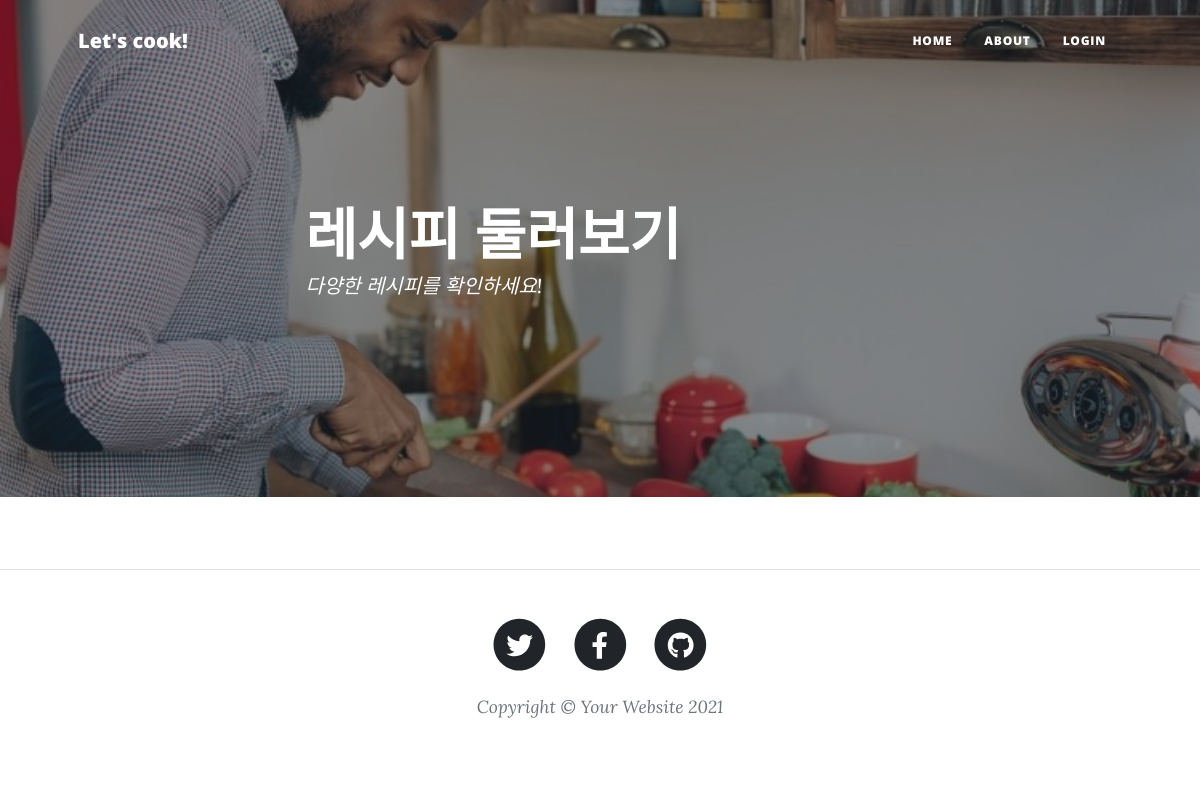
/recipe/, run on an earlier commit of the app's database.
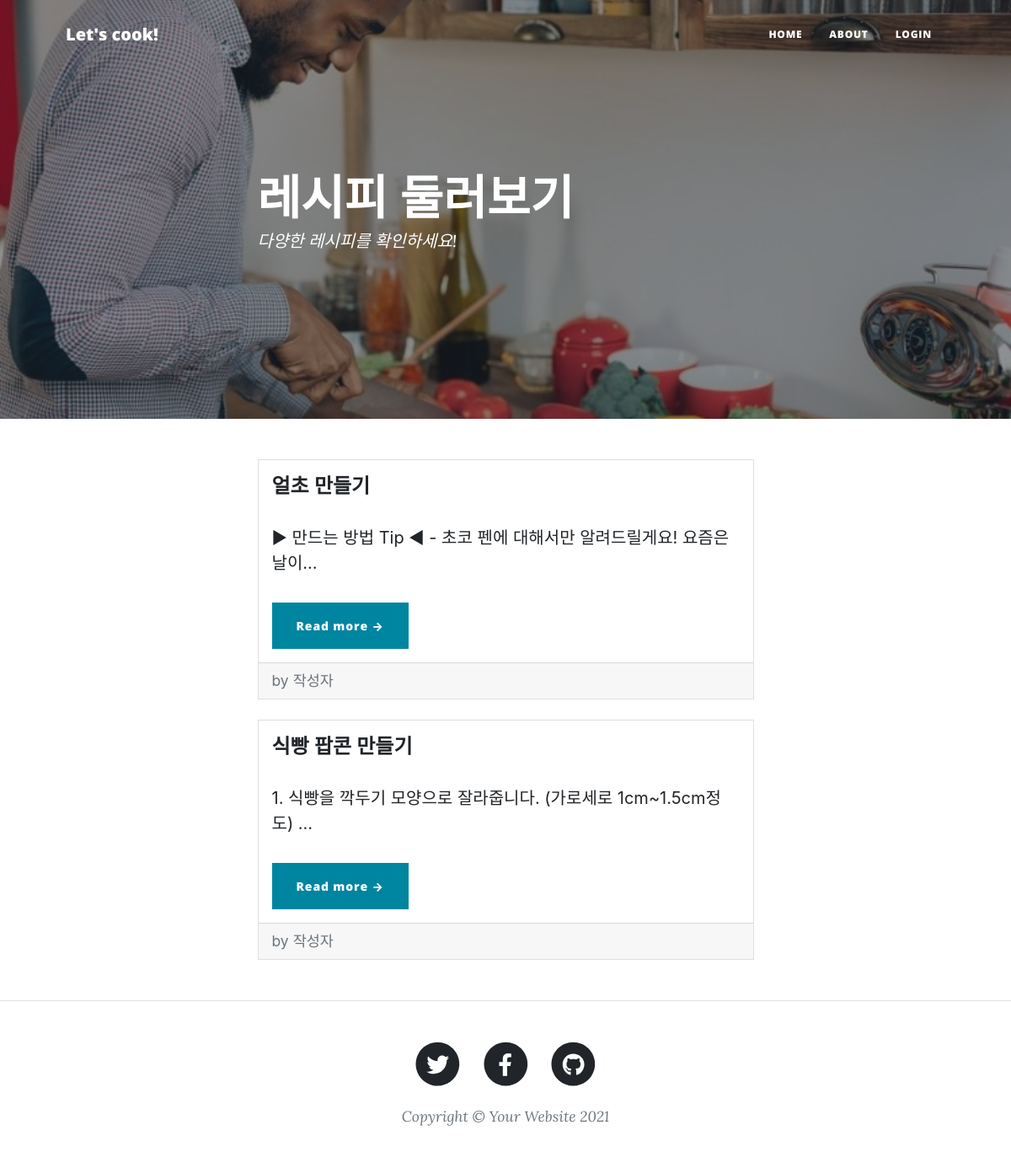
And on a later commit of the database.
### recipe/models.py (models this page shows, shortened)
class Recipe(models.Model):
    title = models.CharField(max_length=30)
    created_at = models.DateTimeField(auto_now_add=True)
    content = models.TextField()
    def get_absolute_url(self):
        return f'/recipe/{self.pk}'

### recipe/views.py (the view)
# urls.py: path('recipe/', views.RecipeList.as_view()),
class RecipeList(ListView):
    model = Recipe
    ordering = '-pk'

### recipe/templates/recipe/recipe_list.html (shortened to what this page needs)
<!DOCTYPE html>
{% load static %}
<html lang="en">
    <head>
        <link href="{% static 'recipe/css/styles.css' %}" rel="stylesheet" type="text/css" media="screen">
        <link href="{% static 'recipe/fonts/font1.css' %}" rel="stylesheet" type="text/css" rel="stylesheet">
        <link href="{% static 'recipe/fonts/font2.css' %}" rel="stylesheet" type="text/css" rel="stylesheet">
        <link href="css/styles.css" rel="stylesheet" />
    </head>
    <body>
        <nav class="navbar navbar-expand-lg navbar-light" id="mainNav">
            <div class="container px-4 px-lg-5">
                <a class="navbar-brand" href="https://sw-1918-share-your-recipe.run.goorm.io/">Let's cook!</a>
                <div class="collapse navbar-collapse" id="navbarResponsive">
                    <ul class="navbar-nav ms-auto py-4 py-lg-0">
                        <li class="nav-item"><a class="nav-link px-lg-3 py-3 py-lg-4" href="https://sw-1918-share-your-recipe.run.goorm.io/">Home<a></li>
                        <li class="nav-item"><a class="nav-link px-lg-3 py-3 py-lg-4" href="https://sw-1918-share-your-recipe.run.goorm.io/about/">About</a></li>
							 <li class="nav-item"><a class="nav-link px-lg-3 py-3 py-lg-4" href="https://sw-1918-share-your-recipe.run.goorm.io/login/">Login</a></li>
                    </ul>
                </div>
            </div>
        </nav>
        <header class="masthead" style="background-image: url({% static 'recipe/images/post-bg.jpg' %})">
            <div class="container position-relative px-4 px-lg-5">
                <div class="row gx-4 gx-lg-5 justify-content-center">
                    <div class="col-md-10 col-lg-8 col-xl-7">
                        <div class="post-heading">
                            <h1>레시피 둘러보기</h1>
                            <span class="meta">
                                다양한 레시피를 확인하세요!
                            </span>
                        </div>
                    </div>
                </div>
            </div>
        </header>
        <article class="mb-4">
            <div class="container px-4 px-lg-5">
                <div class="row gx-4 gx-lg-5 justify-content-center">
                    <div class="col-md-10 col-lg-8 col-xl-7">
                {% for recipe in recipe_list %}
                <div class="card mb-4">
                    <div class="card-body">
                        <h2 class="card-title h4">{{ recipe.title }}</h2>
                        <p class="card-text">{{ recipe.content | truncatechars:45 }}</p>
                        <a class="btn btn-primary" href="{{ recipe.get_absolute_url }}">Read more →</a>
                    </div>
                    <div class="card-footer">
                        <div class="small text-muted">{{ p.created_at | date:"yyyy-m-d h:m:s" }} by 작성자</div>
                    </div>
                </div>
                {% endfor %}
                    </div>
                </div>
            </div>
        </article>
        <footer class="border-top">
            <div class="container px-4 px-lg-5">
                <div class="row gx-4 gx-lg-5 justify-content-center">
                    <div class="col-md-10 col-lg-8 col-xl-7">
                        <ul class="list-inline text-center">
                            <li class="list-inline-item">
                                <a href="#!">
                                    <span class="fa-stack fa-lg">
                                        <i class="fas fa-circle fa-stack-2x"></i>
                                        <i class="fab fa-twitter fa-stack-1x fa-inverse"></i>
                                    </span>
                                </a>
                            </li>
                            <li class="list-inline-item">
                                <a href="#!">
                                    <span class="fa-stack fa-lg">
                                        <i class="fas fa-circle fa-stack-2x"></i>
                                        <i class="fab fa-facebook-f fa-stack-1x fa-inverse"></i>
                                    </span>
                                </a>
                            </li>
                            <li class="list-inline-item">
                                <a href="#!">
                                    <span class="fa-stack fa-lg">
                                        <i class="fas fa-circle fa-stack-2x"></i>
                                        <i class="fab fa-github fa-stack-1x fa-inverse"></i>
                                    </span>
                                </a>
                            </li>
                        </ul>
                        <div class="small text-center text-muted fst-italic">Copyright &copy; Your Website 2021</div>
                    </div>
                </div>
            </div>
        </footer>
    </body>
</html>

What changed in the data, as far as the page shows it:
added Recipe: title "얼초 만들기", content "▶ 만드는 방법 Tip ◀ - 초코 펜에 대해서만 알려드릴게요! 요즘은 날이…"
added Recipe: title "식빵 팝콘 만들기", content "1. 식빵을 깍두기 모양으로 잘라줍니다. (가로세로 1cm~1.5cm정도) …"
